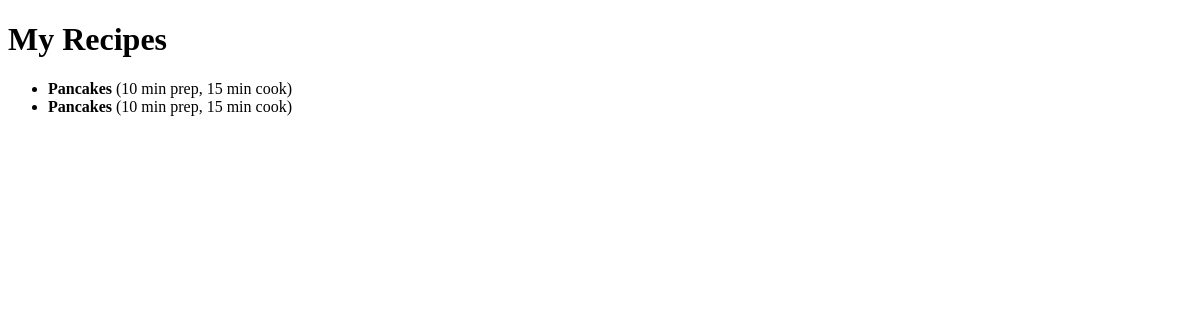
Page /recipes on the earlier database version.
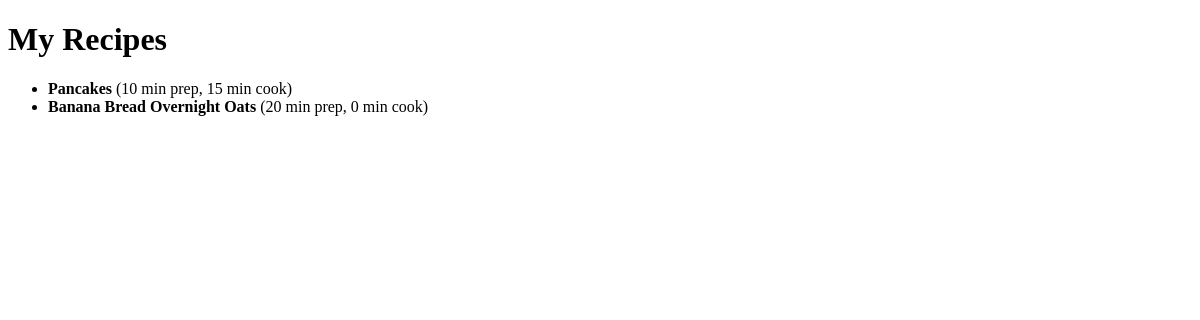
Same page on the later database version.
### app.py (models this page shows, shortened)
class Recipe(db.Model):
    id = db.Column(db.Integer, primary_key=True)
    title = db.Column(db.String(120), nullable=False)
    description = db.Column(db.Text)
    prep_time = db.Column(db.Integer)   # minutes
    cook_time = db.Column(db.Integer)   # minutes
    servings = db.Column(db.Integer)
    instructions = db.Column(db.Text)   # store steps as one text block for now
    is_baking = db.Column(db.Boolean, default=False)  # cooking vs baking

### app.py (the view)
@app.route('/recipes', strict_slashes=False)
def list_recipes():
    recipes = Recipe.query.all()
    return render_template("recipes.html", recipes=recipes)

### templates/recipes.html (shortened to what this page needs)
<!DOCTYPE html>
<html>
<head>
</head>
<body>
    <h1>My Recipes</h1>
    <ul>
        {% for recipe in recipes %}
            <li>
                <strong>{{ recipe.title }}</strong>
                ({{ recipe.prep_time }} min prep, {{ recipe.cook_time }} min cook)
            </li>
        {% endfor %}
    </ul>
</body>
</html>

Differences in the rows shown:
removed Recipe: title "Pancakes", prep_time "10", cook_time "15"
added Recipe: title "Banana Bread Overnight Oats", prep_time "20", cook_time "0"
